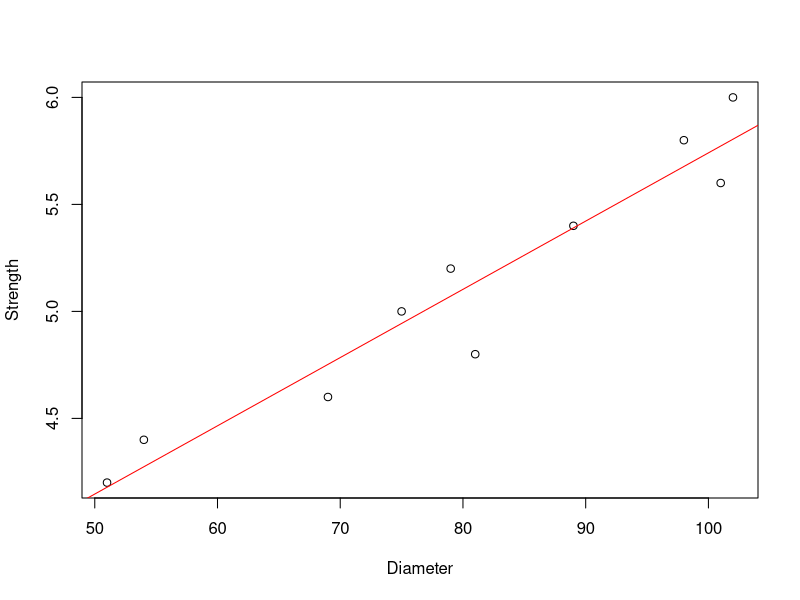

This chart was generated by the following R code:
df <- data.frame(
       Diameter = c(4.2, 4.4, 4.6, 4.8, 5.0, 5.2, 5.4, 5.6, 5.8, 6.0),
       Strength = c(51, 54, 69, 81, 75, 79, 89, 101, 98, 102)
   )
View(df)
lm_Strength <- lm(df$Diameter~df$Strength)
print(lm_Strength)
plot(df$Diameter~df$Strength, xlab = "Diameter", ylab = "Strength")
abline(lm(df$Diameter~df$Strength), col = "red")